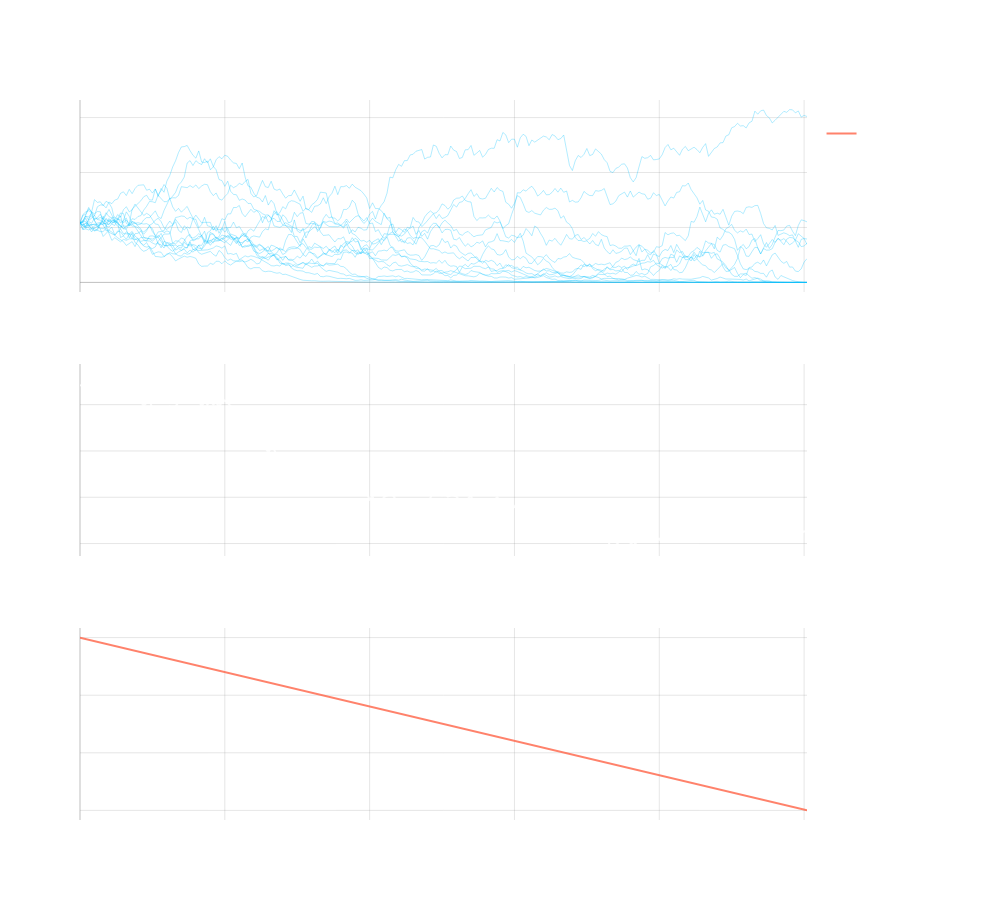

Notebook code for this chart:
### Markdown cell above
##### 📜 Example: Option Contract Risks

We have a variety of *different* risk exposures when holding a long or short option position

- $\rho$: Interest Rate Risk

- $\sigma$: Volatility Risk

- $\theta$: Time Decay

- $\delta$: Directional Risk

### Code cell
# Generate option value paths with decreasing volatility
np.random.seed(42)
n_days = 252  # One trading year
n_paths = 15  # Number of paths

# Initial parameters
S0 = 100  # Initial stock price 
K = 100   # Strike price
r = 0.02  # Risk-free rate
T = 1.0   # Time to maturity

# Generate decreasing volatility path
initial_vol = 0.30
final_vol = 0.15
vol_path = np.linspace(initial_vol, final_vol, n_days)

# Generate correlated stock paths
def generate_option_paths(n_paths):
    dt = T/n_days
    paths = np.zeros((n_paths, n_days))
    paths[:, 0] = S0
    
    for t in range(1, n_days):
        current_vol = vol_path[t]
        z = np.random.normal(0, 1, n_paths)
        paths[:, t] = paths[:, t-1] * np.exp((r - 0.5 * current_vol**2) * dt + 
                                           current_vol * np.sqrt(dt) * z)
    return paths

stock_paths = generate_option_paths(n_paths)

# Calculate put option values
def black_scholes_put(S, K, T, r, sigma):
    d1 = (np.log(S/K) + (r + 0.5 * sigma**2) * T) / (sigma * np.sqrt(T))
    d2 = d1 - sigma * np.sqrt(T)
    
    from scipy.stats import norm
    put = K * np.exp(-r * T) * norm.cdf(-d2) - S * norm.cdf(-d1)
    return put

# Calculate option values along paths
option_values = np.zeros((n_paths, n_days))
time_grid = np.linspace(T, 0, n_days)

for t in range(n_days):
    option_values[:, t] = black_scholes_put(stock_paths[:, t], K, time_grid[t], r, vol_path[t])

# Create figure with subplots
fig = make_subplots(rows=3, cols=1,
                    subplot_titles=('Individual Option Value Paths',
                                  'Average Option Value',
                                  'Implied Volatility Path'),
                    vertical_spacing=0.1)

# Plot individual option value paths
for i in range(n_paths):
    fig.add_trace(
        go.Scatter(y=option_values[i], line=dict(color='rgba(0, 191, 255, 0.3)', width=1),
                  showlegend=False),
        row=1, col=1
    )

# Plot average option value
avg_option_value = np.mean(option_values, axis=0)
fig.add_trace(
    go.Scatter(y=avg_option_value, name='Average Option Value', 
               line=dict(color='rgba(255, 255, 255, 0.8)', width=2)),
    row=2, col=1
)

# Plot volatility path
fig.add_trace(
    go.Scatter(y=vol_path * 100, name='Implied Volatility (%)', 
               line=dict(color='rgba(255, 99, 71, 0.8)', width=2)),
    row=3, col=1
)

# Update layout
fig.update_layout(
    width=1000,
    height=900,
    plot_bgcolor='rgba(0,0,0,0)',
    paper_bgcolor='rgba(0,0,0,0)',
    font=dict(color='white')
)

# Update axes
for i in range(1, 4):
    fig.update_xaxes(
        showgrid=True,
        gridwidth=1,
        gridcolor='rgba(128,128,128,0.2)',
        zeroline=True,
        zerolinewidth=1,
        zerolinecolor='rgba(128,128,128,0.5)',
        row=i, col=1
    )
    fig.update_yaxes(
        showgrid=True,
        gridwidth=1,
        gridcolor='rgba(128,128,128,0.2)',
        zeroline=True,
        zerolinewidth=1,
        zerolinecolor='rgba(128,128,128,0.5)',
        row=i, col=1
    )

fig.show()

### Figure 1 — Plotly figure (JSON) as saved in the notebook; plotly's stock layout.template omitted (floating-point values rounded to 4 significant figures; data arrays with more than 128 entries replaced by an {"elided": "..."} marker saying what was removed)
{"data": [{"line": {"color": "rgba(0, 191, 255, 0.3)", "width": 1}, "showlegend": false, "type": "scatter", "xaxis": "x", "y": {"elided": "252 float values"}, "yaxis": "y"}, {"line": {"color": "rgba(0, 191, 255, 0.3)", "width": 1}, "showlegend": false, "type": "scatter", "xaxis": "x", "y": {"elided": "252 float values"}, "yaxis": "y"}, {"line": {"color": "rgba(0, 191, 255, 0.3)", "width": 1}, "showlegend": false, "type": "scatter", "xaxis": "x", "y": {"elided": "252 float values"}, "yaxis": "y"}, {"line": {"color": "rgba(0, 191, 255, 0.3)", "width": 1}, "showlegend": false, "type": "scatter", "xaxis": "x", "y": {"elided": "252 float values"}, "yaxis": "y"}, {"line": {"color": "rgba(0, 191, 255, 0.3)", "width": 1}, "showlegend": false, "type": "scatter", "xaxis": "x", "y": {"elided": "252 float values"}, "yaxis": "y"}, {"line": {"color": "rgba(0, 191, 255, 0.3)", "width": 1}, "showlegend": false, "type": "scatter", "xaxis": "x", "y": {"elided": "252 float values"}, "yaxis": "y"}, {"line": {"color": "rgba(0, 191, 255, 0.3)", "width": 1}, "showlegend": false, "type": "scatter", "xaxis": "x", "y": {"elided": "252 float values"}, "yaxis": "y"}, {"line": {"color": "rgba(0, 191, 255, 0.3)", "width": 1}, "showlegend": false, "type": "scatter", "xaxis": "x", "y": {"elided": "252 float values"}, "yaxis": "y"}, {"line": {"color": "rgba(0, 191, 255, 0.3)", "width": 1}, "showlegend": false, "type": "scatter", "xaxis": "x", "y": {"elided": "252 float values"}, "yaxis": "y"}, {"line": {"color": "rgba(0, 191, 255, 0.3)", "width": 1}, "showlegend": false, "type": "scatter", "xaxis": "x", "y": {"elided": "252 float values"}, "yaxis": "y"}, {"line": {"color": "rgba(0, 191, 255, 0.3)", "width": 1}, "showlegend": false, "type": "scatter", "xaxis": "x", "y": {"elided": "252 float values"}, "yaxis": "y"}, {"line": {"color": "rgba(0, 191, 255, 0.3)", "width": 1}, "showlegend": false, "type": "scatter", "xaxis": "x", "y": {"elided": "252 float values"}, "yaxis": "y"}, {"line": {"color": "rgba(0, 191, 255, 0.3)", "width": 1}, "showlegend": false, "type": "scatter", "xaxis": "x", "y": {"elided": "252 float values"}, "yaxis": "y"}, {"line": {"color": "rgba(0, 191, 255, 0.3)", "width": 1}, "showlegend": false, "type": "scatter", "xaxis": "x", "y": {"elided": "252 float values"}, "yaxis": "y"}, {"line": {"color": "rgba(0, 191, 255, 0.3)", "width": 1}, "showlegend": false, "type": "scatter", "xaxis": "x", "y": {"elided": "252 float values"}, "yaxis": "y"}, {"line": {"color": "rgba(255, 255, 255, 0.8)", "width": 2}, "name": "Average Option Value", "type": "scatter", "xaxis": "x2", "y": {"elided": "252 float values"}, "yaxis": "y2"}, {"line": {"color": "rgba(255, 99, 71, 0.8)", "width": 2}, "name": "Implied Volatility (%)", "type": "scatter", "xaxis": "x3", "y": {"elided": "252 float values"}, "yaxis": "y3"}], "layout": {"annotations": [{"font": {"size": 16}, "showarrow": false, "text": "Individual Option Value Paths", "x": 0.5, "xanchor": "center", "xref": "paper", "y": 1, "yanchor": "bottom", "yref": "paper"}, {"font": {"size": 16}, "showarrow": false, "text": "Average Option Value", "x": 0.5, "xanchor": "center", "xref": "paper", "y": 0.6333, "yanchor": "bottom", "yref": "paper"}, {"font": {"size": 16}, "showarrow": false, "text": "Implied Volatility Path", "x": 0.5, "xanchor": "center", "xref": "paper", "y": 0.2667, "yanchor": "bottom", "yref": "paper"}], "font": {"color": "white"}, "height": 900, "paper_bgcolor": "rgba(0,0,0,0)", "plot_bgcolor": "rgba(0,0,0,0)", "width": 1000, "xaxis": {"anchor": "y", "domain": [0, 1], "gridcolor": "rgba(128,128,128,0.2)", "gridwidth": 1, "showgrid": true, "zeroline": true, "zerolinecolor": "rgba(128,128,128,0.5)", "zerolinewidth": 1}, "xaxis2": {"anchor": "y2", "domain": [0, 1], "gridcolor": "rgba(128,128,128,0.2)", "gridwidth": 1, "showgrid": true, "zeroline": true, "zerolinecolor": "rgba(128,128,128,0.5)", "zerolinewidth": 1}, "xaxis3": {"anchor": "y3", "domain": [0, 1], "gridcolor": "rgba(128,128,128,0.2)", "gridwidth": 1, "showgrid": true, "zeroline": true, "zerolinecolor": "rgba(128,128,128,0.5)", "zerolinewidth": 1}, "yaxis": {"anchor": "x", "domain": [0.7333, 1], "gridcolor": "rgba(128,128,128,0.2)", "gridwidth": 1, "showgrid": true, "zeroline": true, "zerolinecolor": "rgba(128,128,128,0.5)", "zerolinewidth": 1}, "yaxis2": {"anchor": "x2", "domain": [0.3667, 0.6333], "gridcolor": "rgba(128,128,128,0.2)", "gridwidth": 1, "showgrid": true, "zeroline": true, "zerolinecolor": "rgba(128,128,128,0.5)", "zerolinewidth": 1}, "yaxis3": {"anchor": "x3", "domain": [0, 0.2667], "gridcolor": "rgba(128,128,128,0.2)", "gridwidth": 1, "showgrid": true, "zeroline": true, "zerolinecolor": "rgba(128,128,128,0.5)", "zerolinewidth": 1}}}
